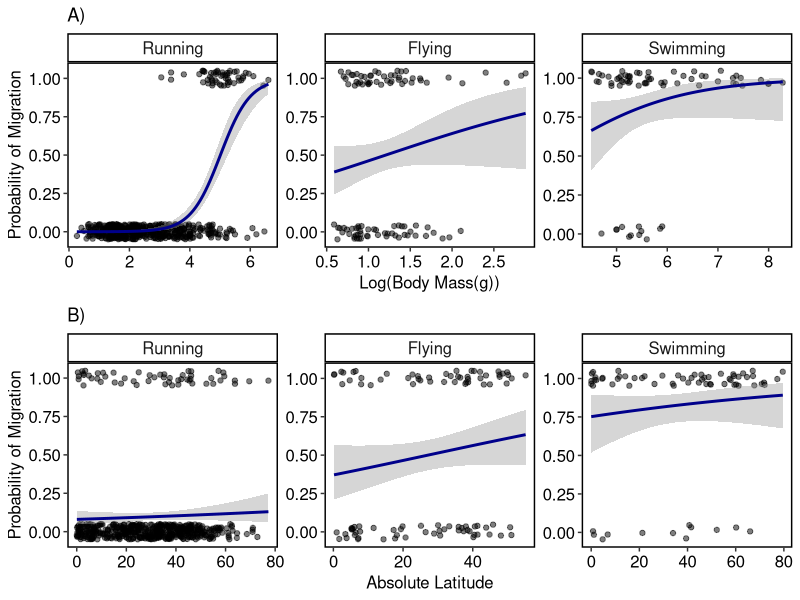

Here is the R script that generated this plot:




libs <- c('data.table', 'ggplot2','gridExtra')
lapply(libs, require, character.only = TRUE)

mammals=fread("input/mammals.csv")
str(mammals)


mammals$locomotion[mammals$locomotion == "A"] <- 'Flying'  
mammals$locomotion[mammals$locomotion == "T"] <- 'Running'  
mammals$locomotion[mammals$locomotion == "W"] <- 'Swimming'  

mammals$locomotion2 = factor(mammals$locomotion, levels=c('Running','Flying','Swimming'))

png("graphics/Fig2_migMassLatitude.png", width = 6000, height = 4000, res = 600, units = "px")
aa <- ggplot(mammals, aes(logmass, mig)) +
  geom_jitter(alpha = 0.5, height = 0.05) +
  ggtitle("A)") +
  ylab("Probability of Migration") +
  xlab("Log(Body Mass(g))") +
  geom_smooth(method = "glm", 
              method.args = list(family = "binomial"), 
              se = T, color = "darkblue") +
  theme(axis.text=element_text(size=12, color = "black"),
        axis.title=element_text(size=12),
        strip.text = element_text(size=12),
        panel.grid.minor = element_blank(),
        panel.background = element_blank(),
        strip.background = element_rect(colour="black", size = 1, fill = "white"),
        panel.border = element_rect(colour = "black", fill=NA, size=1)) +
  facet_wrap(~locomotion2, scale = "free")

bb <- ggplot(mammals, aes(abslat, mig)) +
  geom_jitter(alpha = 0.5, height = 0.05) +
  ggtitle("B)") +
  ylab("Probability of Migration") +
  xlab("Absolute Latitude") +
  geom_smooth(method = "glm", 
              method.args = list(family = "binomial"), 
              se = T, color = "darkblue") +
  theme(axis.text=element_text(size=12, color = "black"),
        axis.title=element_text(size=12),
        strip.text = element_text(size=12),
        panel.grid.minor = element_blank(),
        panel.background = element_blank(),
        strip.background = element_rect(colour="black", size = 1, fill = "white"),
        panel.border = element_rect(colour = "black", fill=NA, size=1)) +
  facet_wrap(~locomotion2, scale = "free")
grid.arrange(aa,bb, nrow = 2)
dev.off()



